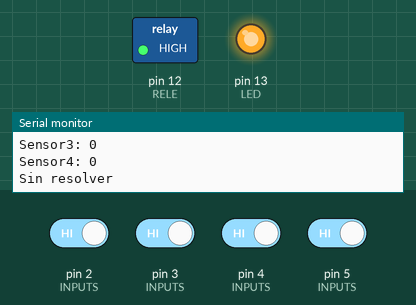
Recording of a sketch running on a simulated Arduino Nano, built with avr-gcc and run on an emulated ATmega328P. Parts: switched loads named in the sketch (green lamp = pin HIGH), output pins drawn as LEDs (lit = HIGH), the last lines printed to the serial monitor. The test bench sets the inputs (shaded band); at power-on: pin 2 (INPUTS), pin 3 (INPUTS), pin 4 (INPUTS), pin 5 (INPUTS) HIGH.

Above: at 1.2 s.
1.3 s: pin 2 (INPUTS) driven LOW and pin 3 (INPUTS) driven LOW and pin 4 (INPUTS) driven LOW and pin 5 (INPUTS) driven LOW
At 2.1 s:
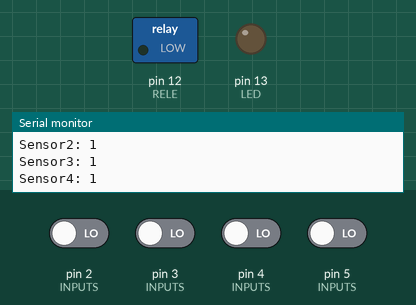
Timing chart, 0 to 4.3 s (numbered marks = the images above; inputs shaded):
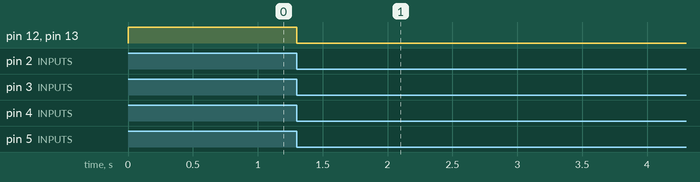

Measured:
- after the input at 1.3 s, pin 12 (RELE), pin 13 (LED): HIGH → LOW at once

The sketch:

criptex.ino
```cpp
/* Criptex
 *
 * Arduino Nano, 4 reed switch, 1 rele
 * 1 piston
 *
 *
 * Sputnik Ar
 * 21/08/19
 */

//RESPUESTA

#define N_CABLES    4

const int SOLUCION[N_CABLES] = {3,1,4,2};

//EDITABLE
#define SPRINT      true
#define C1          2
#define C2          3
#define C3          4
#define C4          5

#define RELE        12
#define LED         13

#define DS  50

#define PIERDE_TIEMPO  2000

#define RETENCION  5000

const int N_INPUTS = 4;
const int INPUTS[N_INPUTS] = {C1,C2,C3,C4};
const int INPUTS_ISTATE[N_INPUTS] = {1,1,1,1};
const int N_OUTPUTS = 2;
const int OUTPUTS[N_OUTPUTS] = {RELE,LED};
const int OUTPUTS_ISTATE[N_OUTPUTS] = {1,1};

int estado_cables[N_CABLES];

//NO EDITABLE
unsigned long timer_print = 0;
unsigned long filtrado = 0;
////////////////////////////////////SETUP///////////////////////////////
//NO EDITABLE
void setup() {
  if(SPRINT){Serial.begin(9600);}
//declara entradas
  for(int a = 0;a < N_INPUTS;a++){
    pinMode(INPUTS[a] , INPUT);
    digitalWrite(INPUTS[a] , INPUTS_ISTATE[a]);
  }
//declara salidas
  for(int a = 0;a < N_OUTPUTS;a++){
    pinMode(OUTPUTS[a] , OUTPUT);
    digitalWrite(OUTPUTS[a] , OUTPUTS_ISTATE[a]);
  }

//EDITABLE


}

///////////////////////////////////////LOOP//////////////////////////////////////////
void loop() {
  barre();
  showme();
}

////////////////////////////////////////FUNCIONES///////////////////////////////////
//EDITABLE
void barre () //OUTPTS e INPUTS deben comenzar con los cables, sino agregar changui
{
    int correcto = 0;
    for(int j = 0; j < 4; j++){
      if(check(0,INPUTS[j],DS)){correcto++;}
      }

    if(correcto == 4){digitalWrite(RELE,LOW);digitalWrite(LED,0);filtrado = millis();}else{

    if((millis() - filtrado) > RETENCION){digitalWrite(RELE,HIGH);digitalWrite(LED,1);}}

}


void showme ()
{
  if(SPRINT && millis() - timer_print > 1000)
  {
    Serial.println("------NUEVA MEDICION------");
    for(int i = 0; i < 4 ; i++){
      Serial.print("Sensor");
      Serial.print(i+1);
      Serial.print(": ");
      Serial.println(check(0,INPUTS[i],DS));}

    if(digitalRead(RELE)){Serial.println("Sin resolver");}else{Serial.println("Resuelto");}
    timer_print = millis();

    }
  }

//NO EDITABLE
//comprueba el estado de un sensor
boolean check (boolean cual, int entrada, int ds)
{
  boolean resu = false;
  int contador = 0;
  if(cual){ while(digitalRead(entrada) == 1 && resu == false){contador++;if(contador == ds){resu = true;}}
  }else{    while(digitalRead(entrada) == 0 && resu == false){contador++;if(contador == ds){resu = true;}}}
  return resu;
}
```
